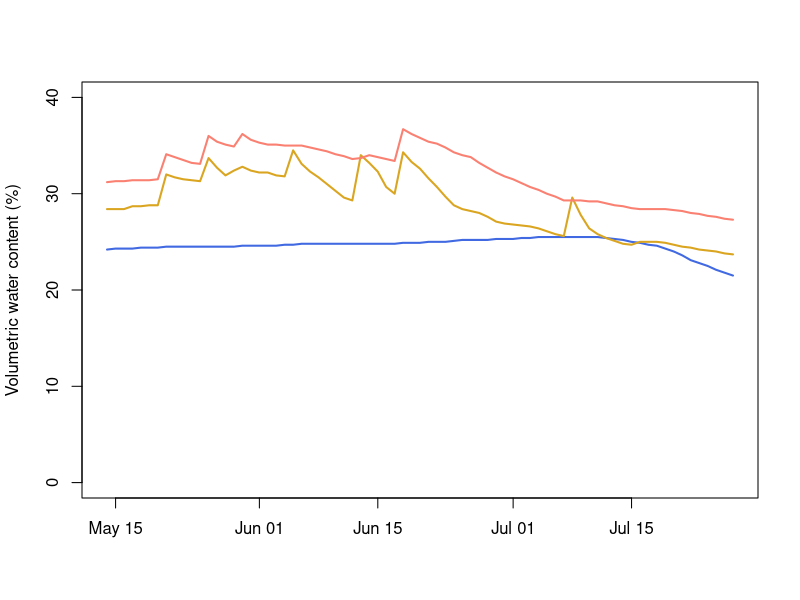
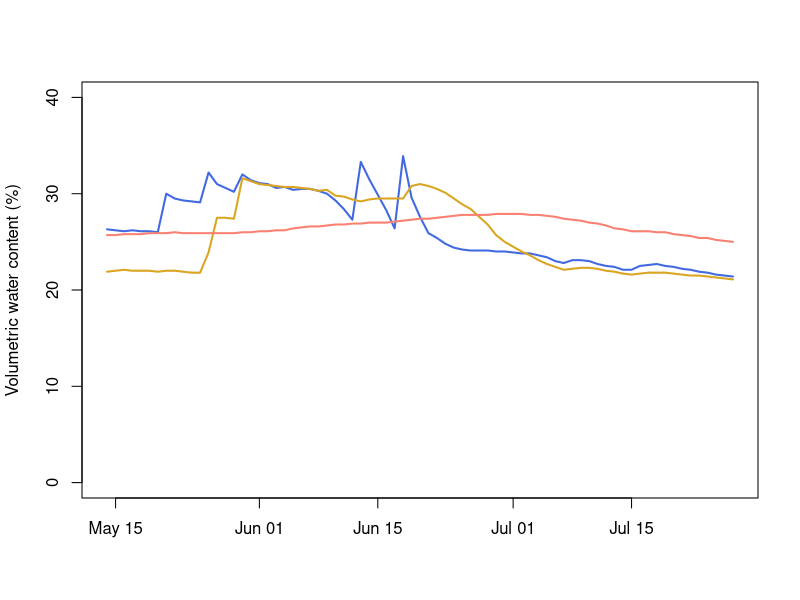
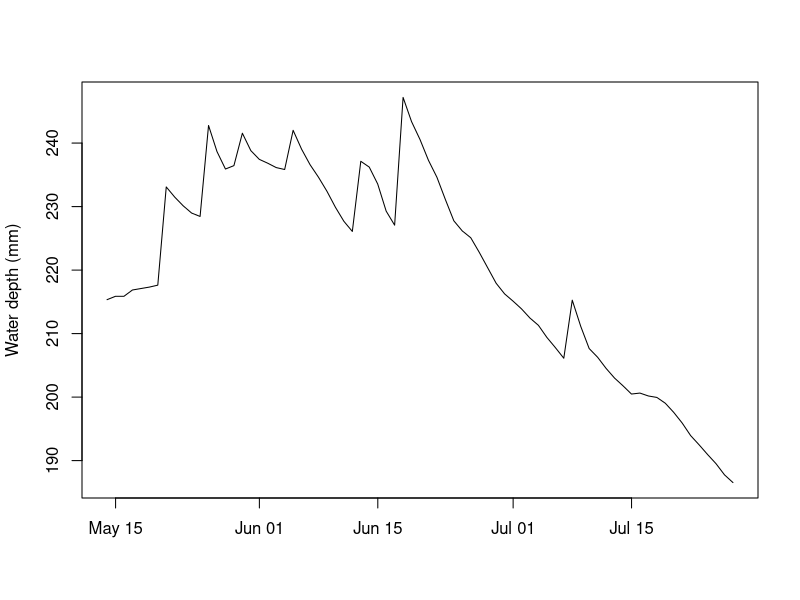
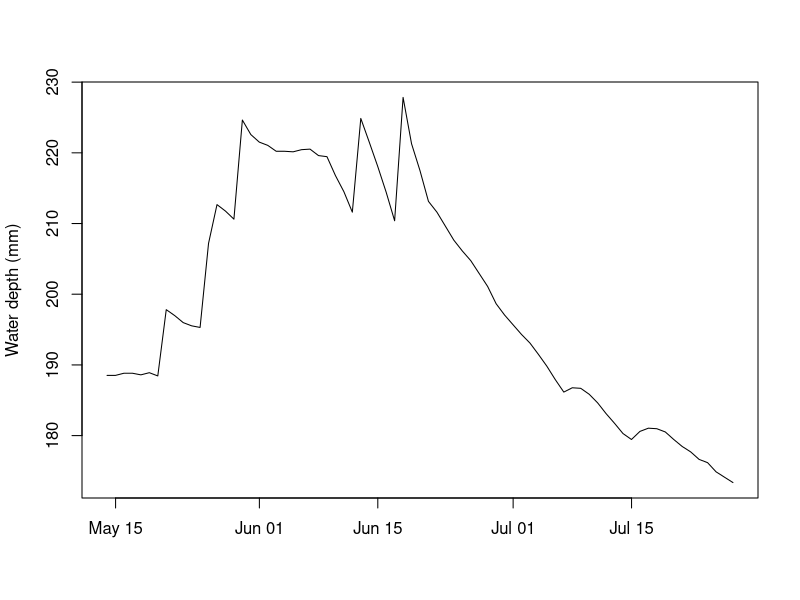
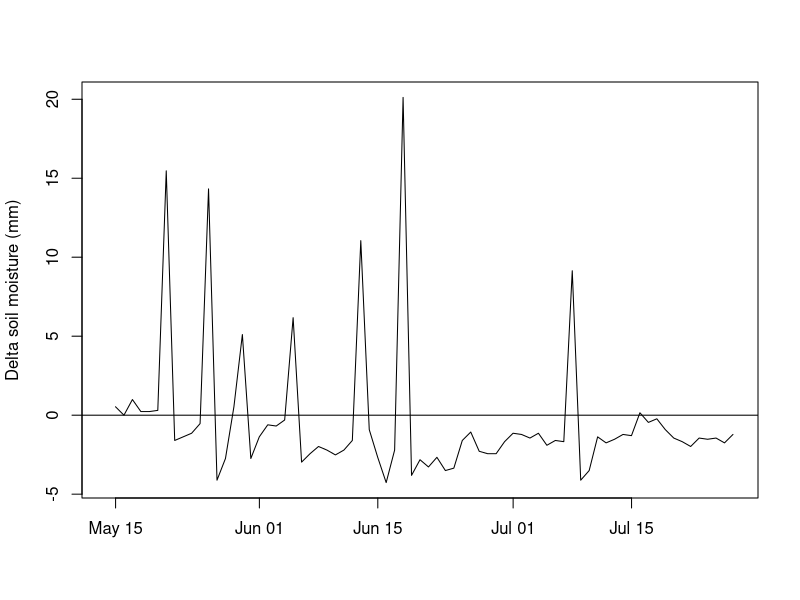
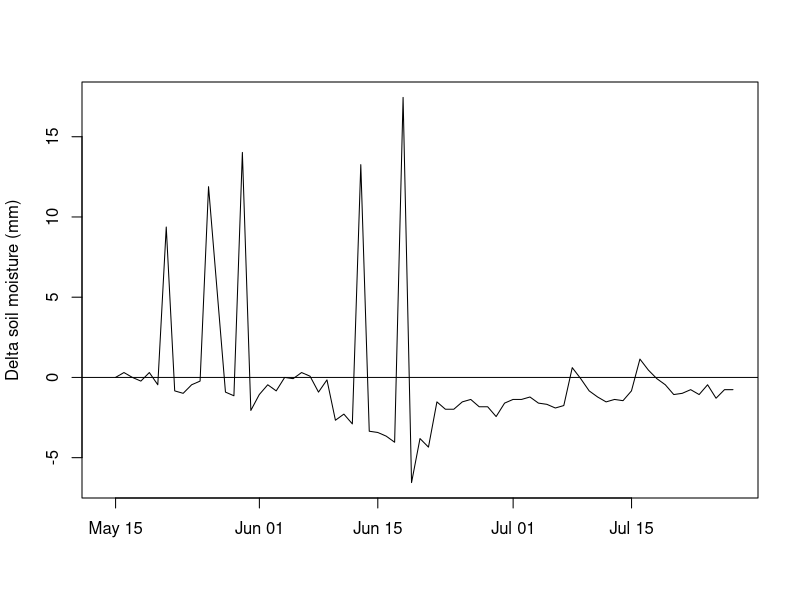
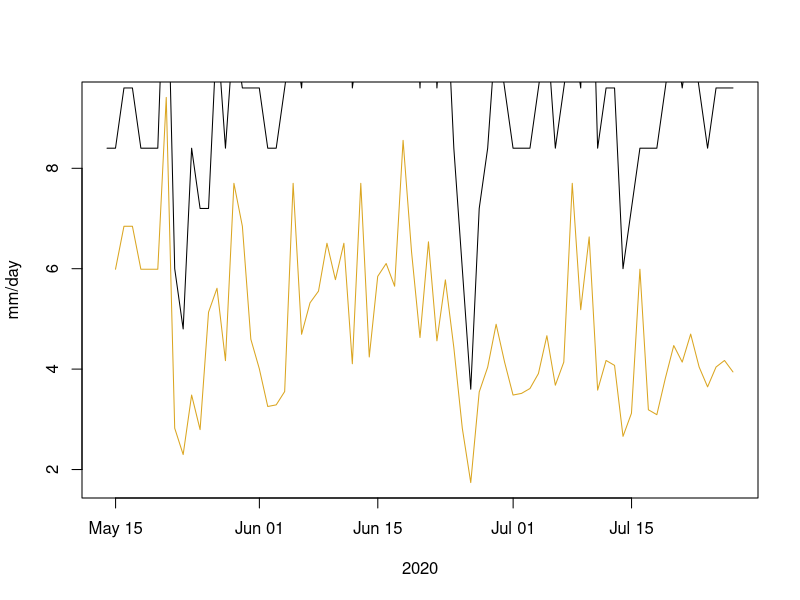
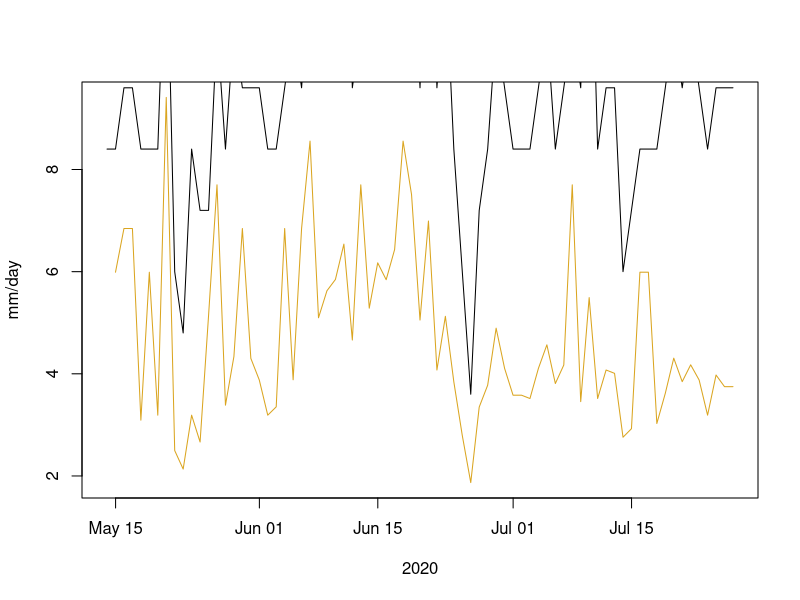

Write the R code that produced these figures, in order. (Note: this script raises an error after producing the figures.)
# Site has 6 soil moisture sensors split among two sites;
# sensors 1:3 are North (N) and sensors 4:6 are South (S).

# Packages ----
library(readxl)
library(writexl)

# Data ----
data=read_xlsx('Soil moisture data/Station 16.xlsx')
n=length(data$Date) # Number of days

# Plot daily soil moisture data----
plot(data$Date, data$s1, type='l', xlab='', ylab='Volumetric water content (%)', ylim=c(0, 40), col='royalblue', lwd=2)
lines(data$Date, data$s2, col='goldenrod', lwd=2)
lines(data$Date, data$s3, col='salmon', lwd=2)

plot(data$Date, data$s4, type='l', xlab='', ylab='Volumetric water content (%)', ylim=c(0, 40), col='royalblue', lwd=2)
lines(data$Date, data$s5, col='goldenrod', lwd=2)
lines(data$Date, data$s6, col='salmon', lwd=2)

# Assign alpha value
alpha=0.42780695937849

# Soil layer thickness as represented by the sensors (1ft=304.8mm)
z1=((1+0.5)/2)*304.8          # 1st sensor: surface to .75ft
z2=((2+1)/2-(1+0.5)/2)*304.8  # 2nd sensor: .75ft to 1.5ft
z3=(2*(2-(2+1)/2))*304.8      # 3rd sensor: 1.5ft to 2.5ft

# Calculate total soil moisture in the profile (mm) ----
data$SM.N=c(NA) # create SM column
for (i in 1:n) {data$SM.N[i]=c(z1*data$s1[i]+
                               z2*data$s2[i]+ 
                               z3*data$s3[i])/100}
plot(data$Date, data$SM.N, type='l', xlab='', ylab='Water depth (mm)')

data$SM.S=c(NA) # create SM column
for (i in 1:n) {data$SM.S[i]=c(z1*data$s4[i]+
                               z2*data$s5[i]+ 
                               z3*data$s6[i])/100}
plot(data$Date, data$SM.S, type='l', xlab='', ylab='Water depth (mm)')

# Calculate daily change in SM ----
data$delta.N=c(NA)
for (i in (2:n)) {data$delta.N[i]=data$SM.N[i]-data$SM.N[i-1]}
plot(data$Date, data$delta.N, type='l', xlab='', ylab='Delta soil moisture (mm)')
abline(h=0)

data$delta.S=c(NA)
for (i in (2:n)) {data$delta.S[i]=data$SM.S[i]-data$SM.S[i-1]}
plot(data$Date, data$delta.S, type='l', xlab='', ylab='Delta soil moisture (mm)')
abline(h=0)

# Calculate daily ET estimate ----
data$ET.N=c(NA)
for (i in (2:n)) {
  if (data$delta.N[i]<0) {data$ET.N[i]=alpha*(data$ETr[i]+abs(data$delta.N[i]))}
  else {data$ET.N[i]=2*alpha*data$ETr[i]}}

plot(data$Date, data$ET.N, type='l', col='goldenrod', ylab='mm/day', xlab='2020')
lines(data$Date, 1.2*data$ETr, type='l')

data$ET.S=c(NA)
for (i in (2:n)) {
  if (data$delta.S[i]<0) {data$ET.S[i]=alpha*(data$ETr[i]+abs(data$delta.S[i]))}
  else {data$ET.S[i]=2*alpha*data$ETr[i]}}

plot(data$Date, data$ET.S, type='l', col='goldenrod', ylab='mm/day', xlab='2020')
lines(data$Date, 1.2*data$ETr, type='l')

# Eliminate spikes in daily ET: ET>1.2ETr=1.2ETr
for (i in (2:n)) {
  if (data$ET.N[i]>1.2*data$ETr[i]) 
     {data$ET.N[i]=1.2*data$ETr[i]}}

plot(data$Date, data$ET.N, type='l', col='goldenrod', ylab='mm/day', xlab='2020')
lines(data$Date, 1.2*data$ETr, type='l')

for (i in (2:n)) {
  if (data$ET.S[i]>1.2*data$ETr[i]) 
     {data$ET.S[i]=1.2*data$ETr[i]}}

plot(data$Date, data$ET.S, type='l', col='goldenrod', ylab='mm/day', xlab='2020')
lines(data$Date, 1.2*data$ETr, type='l')

# Calculate seasonal cumulative ET ----
data$ET.N[1]=0
data$ET_cum.N=cumsum(data$ET.N)

data$ET.S[1]=0
data$ET_cum.S=cumsum(data$ET.S)

# Plot seasonal cumulative ET
plot(data$Date, data$ET_cum.N, type='l', lwd=2, ylim=c(0,1000), ylab='mm', xlab='2020', col='goldenrod', cex.axis=1.5, cex.lab=1.5)
plot(data$Date, data$ET_cum.S, type='l', lwd=2, ylim=c(0,1000), ylab='mm', xlab='2020', col='goldenrod', cex.axis=1.5, cex.lab=1.5)

# Export results to a spreadsheet
write_xlsx(data, 'ET estimates/Station 16 ET estimate.xlsx')

